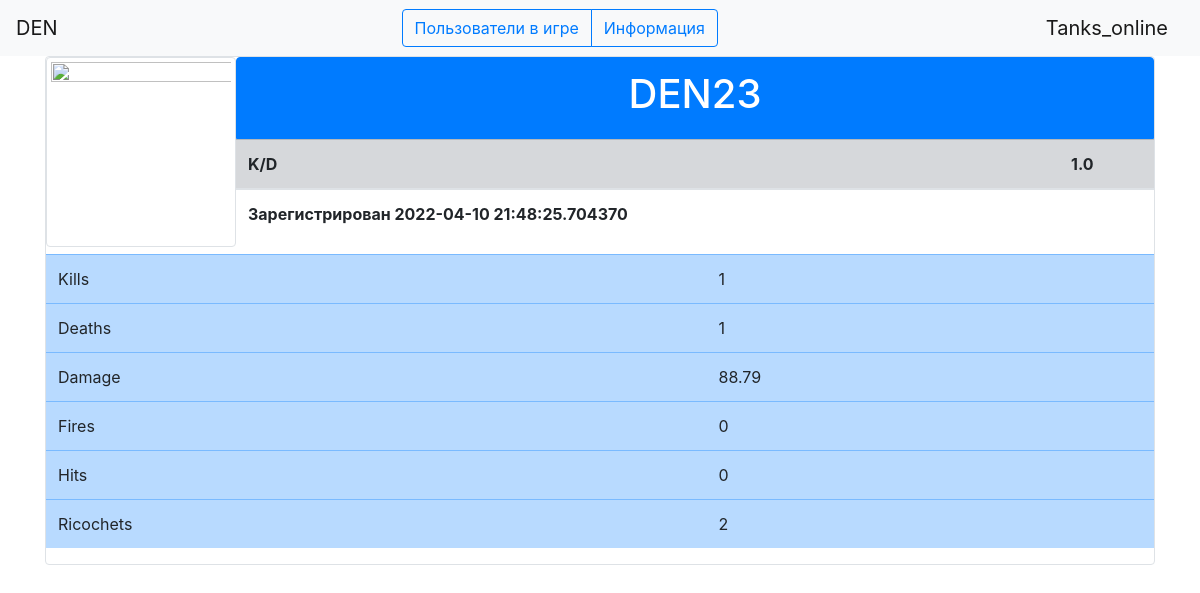
The page /player/3 (signed in) on the database its author committed.
### data/users.py (models this page shows, shortened)
class User(SqlAlchemyBase, UserMixin):
    __tablename__ = 'users'
    id = sqlalchemy.Column(sqlalchemy.Integer, primary_key=True, autoincrement=True)
    surname = sqlalchemy.Column(sqlalchemy.String, nullable=True)
    name = sqlalchemy.Column(sqlalchemy.String, nullable=True)
    age = sqlalchemy.Column(sqlalchemy.Integer, nullable=True)
    email = sqlalchemy.Column(sqlalchemy.String, unique=True, nullable=True)
    nickname = sqlalchemy.Column(sqlalchemy.String, unique=True, nullable=True)
    hashed_password = sqlalchemy.Column(sqlalchemy.String, nullable=True)
    game_stat = sqlalchemy.Column(sqlalchemy.String, nullable=True)
    modified_date = sqlalchemy.Column(sqlalchemy.DateTime, default=datetime.datetime.now)

### data/stats.py (models this page shows)
class Stats(SqlAlchemyBase):
    __tablename__ = 'statistics'
    id = sqlalchemy.Column(sqlalchemy.Integer,
                           primary_key=True, autoincrement=True)
    player_mail = sqlalchemy.Column(sqlalchemy.String, sqlalchemy.ForeignKey("users.email"), unique=True)
    kills = sqlalchemy.Column(sqlalchemy.Integer, nullable=True)
    deaths = sqlalchemy.Column(sqlalchemy.Integer, nullable=True)
    rik = sqlalchemy.Column(sqlalchemy.Integer, nullable=True)
    hits = sqlalchemy.Column(sqlalchemy.Integer, nullable=True)
    fires = sqlalchemy.Column(sqlalchemy.Integer, nullable=True)
    damage = sqlalchemy.Column(sqlalchemy.Float, nullable=True)
    user = orm.relation('User')

### web.py (the view)
    @app.route("/player/<int:id>")
    def player(id):
        user = db_sess.query(User).filter(User.id == id).first()
        stat = db_sess.query(Stats).filter(Stats.player_mail == user.email).first()
        deaths = 1 if stat.deaths == 0 else stat.deaths
        kd = round(stat.kills / deaths, 2)
        return render_template("player.html", stat=stat, kd=kd, user=user)

### templates/player.html (shortened to what this page needs)
{% extends "base.html" %}
{% block content %}
<div class="col-md6 border rounded" align="center" id="load">
<img src="https://ob-kassa.ru/content/front/buhoskol_tmp1/images/reviews-icon.jpg" class="img-thumbnail" height="190px" width="190px" align="left">
<div class="list-group">
  <button type="button" class="list-group-item list-group-item-action active" aria-current="true">
    <h1>{{user.nickname}}</h1>
  </button>
    <table class="table">
       <thead>
           <tr class="table-secondary">
             <th scope="col">K/D</th>
             <th scope="col">{{kd}}</th>
           </tr>
       </thead>
       <tbody>
       <tr>
         <th rowspan="2">Зарегистрирован {{user.modified_date}}</th>
       </tr>
       </tbody>
    </table>
</div>
  <table class="table" align="center">
     <tbody>
     <tr class="table-primary">
       <td scope="row">Kills</td>
       <td>{{stat.kills}}</td>
     </tr>
     <tr class="table-primary">
       <td scope="row">Deaths</td>
       <td>{{stat.deaths}}</td>
     </tr>
     <tr class="table-primary">
       <td scope="row">Damage</td>
       <td>{{stat.damage}}</td>
     </tr>
     <tr class="table-primary">
       <td scope="row">Fires</td>
       <td>{{stat.fires}}</td>
     </tr>
     <tr class="table-primary">
       <td scope="row">Hits</td>
       <td>{{stat.hits}}</td>
     </tr>
     <tr class="table-primary">
       <td scope="row">Ricochets</td>
       <td>{{stat.rik}}</td>
     </tr>
     </tbody>
  </table>
</div>
{% endblock %}

### templates/base.html (shortened to what this page needs)
<!doctype html>
<html lang="en">
<head>
    <link rel="stylesheet"
          href="https://stackpath.bootstrapcdn.com/bootstrap/4.4.1/css/bootstrap.min.css"
>
</head>
<body>
<header>
    <nav class="navbar navbar-light bg-light">
        {% if current_user.is_authenticated %}
            <a class="navbar-brand" href="/logout">{{ current_user.nickname }}</a>
        {% else %}
            <div class="btn-group" role="group" aria-label="Basic example">
                <a class="btn btn-primary " href="/register">Зарегистрироваться</a>
                <a class="btn btn-success" href="/login">Войти</a>
            </div>
        {% endif %}
        <div class="btn-group" role="group" aria-label="Basic example">
            <a type="button" class="btn btn-outline-primary" href="/">Пользователи в игре</a>
            <a type="button" class="btn btn-outline-primary" href="/info">Информация</a>
        </div>
        <a class="navbar-brand" href="/">Tanks_online</a>
    </nav>
</header>
<main role="main" class="container">
    {% block content %}{% endblock %}
</main>
</body>
</html>

### rows shown on the page
User: nickname "DEN"
User: nickname "DEN23", modified_date "2022-04-10 21:48:25.704370"
Stats: kills "1", deaths "1", damage "88.79", fires "0", hits "0", rik "2"

### other values the page prints
{{ kd }} "1.0"
